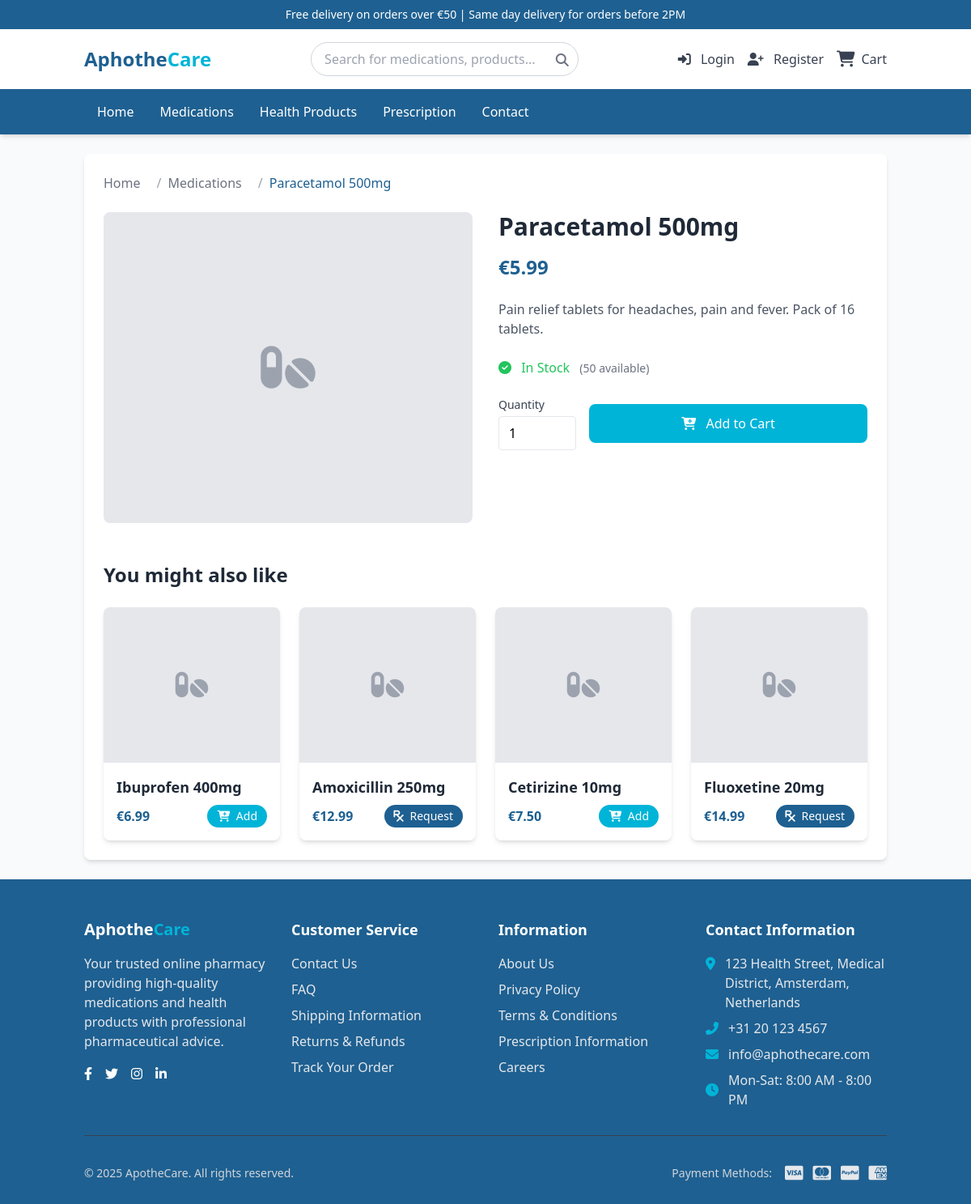
The page /index.php?page=product&id=1 on the database its author committed.
### tables this page shows
CREATE TABLE IF NOT EXISTS products (
    id INT AUTO_INCREMENT PRIMARY KEY,
    name VARCHAR(255) NOT NULL,
    slug VARCHAR(255) NOT NULL UNIQUE,
    sku VARCHAR(50),
    description TEXT,
    short_description TEXT,
    price DECIMAL(10, 2) NOT NULL,
    sale_price DECIMAL(10, 2),
    stock_quantity INT NOT NULL DEFAULT 0,
    reorder_level INT DEFAULT 10,
    category VARCHAR(50) NOT NULL,
    requires_prescription BOOLEAN DEFAULT FALSE,
    image VARCHAR(255),
    featured BOOLEAN DEFAULT FALSE,
    status ENUM('active', 'inactive', 'discontinued') DEFAULT 'active',
    created_at DATETIME DEFAULT CURRENT_TIMESTAMP,
    updated_at DATETIME DEFAULT CURRENT_TIMESTAMP ON UPDATE CURRENT_TIMESTAMP
);

### includes/functions.php (called while the page is built, shortened)
<?php
function formatPrice($price) {
    return '€' . number_format($price, 2);
}
function getProductById($productId) {
    global $pdo;
    $stmt = $pdo->prepare("SELECT * FROM products WHERE id = :id");
    $stmt->execute(['id' => $productId]);
    return $stmt->fetch();
}
function getProductsByCategory($category) {
    global $pdo;
    $stmt = $pdo->prepare("SELECT * FROM products WHERE category = :category");
    $stmt->execute(['category' => $category]);
    return $stmt->fetchAll();
}
?>

### pages/product.php (the view, shortened to what this page needs)
<?php
$product_id = isset($_GET['id']) ? (int)$_GET['id'] : 0;
$product = getProductById($product_id);
$related_products = getProductsByCategory($product['category']);
$related_products = array_filter($related_products, function($p) use ($product_id) {
    return $p['id'] != $product_id;
});
$related_products = array_slice($related_products, 0, 4);
?>
<div class="bg-white rounded-lg shadow-md p-6">
    <nav class="flex mb-6">
        <ol class="inline-flex items-center space-x-1 md:space-x-3">
            <li class="inline-flex items-center">
                <a href="index.php" class="text-gray-500 hover:text-primary">Home</a>
            </li>
            <li class="flex items-center">
                <span class="mx-2 text-gray-400">/</span>
                <a href="index.php?page=<?php echo $product['category']; ?>" class="text-gray-500 hover:text-primary">
                    <?php echo ucfirst(str_replace('-', ' ', $product['category'])); ?>
                </a>
            </li>
            <li class="flex items-center">
                <span class="mx-2 text-gray-400">/</span>
                <span class="text-primary"><?php echo $product['name']; ?></span>
            </li>
        </ol>
    </nav>
    <div class="flex flex-col md:flex-row gap-8">
        <div class="w-full md:w-1/2">
            <?php if (isset($product['image']) && !empty($product['image'])): ?>
            <div class="rounded-lg overflow-hidden shadow-md">
                <img src="<?php echo $product['image']; ?>" alt="<?php echo $product['name']; ?>" class="w-full h-auto">
            </div>
            <?php else: ?>
            <div class="w-full h-96 bg-gray-200 rounded-lg flex items-center justify-center">
                <i class="fas <?php echo $product['category'] === 'medications' ? 'fa-pills' : 'fa-heartbeat'; ?> text-gray-400 text-6xl"></i>
            </div>
            <?php endif; ?>
        </div>
        <div class="w-full md:w-1/2">
            <h1 class="text-3xl font-bold text-gray-800 mb-4"><?php echo $product['name']; ?></h1>
            <div class="text-2xl font-bold text-primary mb-6">
                <?php echo formatPrice($product['price']); ?>
            </div>
            <div class="prose max-w-none mb-6">
                <p class="text-gray-600"><?php echo $product['description']; ?></p>
            </div>
            <?php if ($product['stock_quantity'] > 0): ?>
            <div class="mb-6">
                <span class="text-green-500">
                    <i class="fas fa-check-circle mr-2"></i> In Stock
                </span>
                <span class="text-gray-500 text-sm ml-2">(<?php echo $product['stock_quantity']; ?> available)</span>
            </div>
            <div class="flex items-center gap-4">
                <div class="w-24">
                    <label for="quantity" class="block text-sm font-medium text-gray-700 mb-1">Quantity</label>
                    <input type="number" id="quantity" name="quantity" min="1" max="<?php echo $product['stock_quantity']; ?>" value="1"
                        class="w-full px-3 py-2 border rounded focus:outline-none focus:ring-2 focus:ring-primary">
                </div>
                <?php if ($product['requires_prescription']): ?>
                <a href="index.php?page=prescription&product_id=<?php echo $product['id']; ?>"
                    class="flex-grow bg-primary hover:bg-dark text-white px-6 py-3 rounded-lg text-center transition-colors">
                    <i class="fas fa-prescription mr-2"></i> Request Prescription
                </a>
                <?php else: ?>
                <button onclick="addToCartWithQuantity(<?php echo $product['id']; ?>)"
                    class="flex-grow bg-accent hover:bg-primary text-white px-6 py-3 rounded-lg transition-colors">
                    <i class="fas fa-cart-plus mr-2"></i> Add to Cart
                </button>
                <?php endif; ?>
            </div>
            <?php endif; ?>
        </div>
    </div>
    <?php if (!empty($related_products)): ?>
    <div class="mt-12">
        <h2 class="text-2xl font-bold text-gray-800 mb-6">You might also like</h2>
        <div class="grid grid-cols-1 sm:grid-cols-2 md:grid-cols-4 gap-6">
            <?php foreach ($related_products as $related): ?>
            <div class="bg-white rounded-lg shadow-md overflow-hidden transition-transform hover:shadow-lg hover:-translate-y-1">
                <a href="index.php?page=product&id=<?php echo $related['id']; ?>">
                    <?php if (isset($related['image']) && !empty($related['image'])): ?>
                    <img src="<?php echo $related['image']; ?>" alt="<?php echo $related['name']; ?>" class="w-full h-48 object-cover">
                    <?php else: ?>
                    <div class="w-full h-48 bg-gray-200 flex items-center justify-center">
                        <i class="fas <?php echo $related['category'] === 'medications' ? 'fa-pills' : 'fa-heartbeat'; ?> text-gray-400 text-4xl"></i>
                    </div>
                    <?php endif; ?>
                </a>
                <div class="p-4">
                    <h3 class="text-lg font-semibold mb-2">
                        <a href="index.php?page=product&id=<?php echo $related['id']; ?>" class="text-gray-800 hover:text-primary transition-colors">
                            <?php echo $related['name']; ?>
                        </a>
                    </h3>
                    <div class="flex justify-between items-center">
                        <span class="text-primary font-bold"><?php echo formatPrice($related['price']); ?></span>
                        <?php if ($related['stock_quantity'] > 0): ?>
                            <?php if ($related['requires_prescription']): ?>
                            <a href="index.php?page=prescription&product_id=<?php echo $related['id']; ?>" class="bg-primary hover:bg-dark text-white px-3 py-1 rounded-full text-sm transition-colors">
                                <i class="fas fa-prescription mr-1"></i> Request
                            </a>
                            <?php else: ?>
                            <button onclick="addToCart(<?php echo $related['id']; ?>)" class="bg-accent hover:bg-primary text-white px-3 py-1 rounded-full text-sm transition-colors">
                                <i class="fas fa-cart-plus mr-1"></i> Add
                            </button>
                            <?php endif; ?>
                        <?php else: ?>
                            <span class="text-red-500 text-sm">Out of stock</span>
                        <?php endif; ?>
                    </div>
                </div>
            </div>
            <?php endforeach; ?>
        </div>
    </div>
    <?php endif; ?>
</div>

### rows shown on the page
products: category "Medications", name "Paracetamol 500mg", price "€5.99", description "Pain relief tablets for headaches, pain and fever. Pack of 16 tablets.", stock_quantity "50"
products: name "Ibuprofen 400mg", price "€6.99"
products: name "Amoxicillin 250mg", price "€12.99"
products: name "Cetirizine 10mg", price "€7.50"
products: name "Fluoxetine 20mg", price "€14.99"
